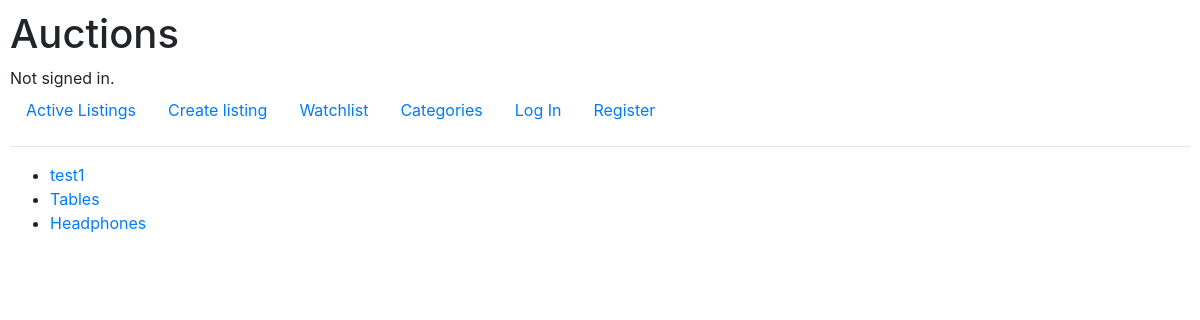
The page /categories on the database its author committed.
### auctions/models.py (models this page shows, shortened)
class Category(models.Model):
    name = models.CharField(max_length=100)

### auctions/views.py (the view)
# urls.py: path('categories', views.categories, name='categories')
def categories(request):
    return render(request, 'auctions/categories.html', {
        'categories': Category.objects.all()
    })

### auctions/templates/auctions/categories.html (shortened to what this page needs)
{% extends 'auctions/layout.html' %}
{% block body %}
    <ul>
        {% for category in categories %}
            <li>
                <a href="{% url 'index' 'categories' category.name %}">{{ category.name }}</a>
            </li>
        {% endfor %}
    </ul>
{% endblock body %}

### auctions/static/auctions/styles.css (style rules this page uses)
body { padding: 10px; }

### rows shown on the page
Category: name "test1"
Category: name "Tables"
Category: name "Headphones"
